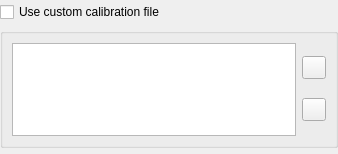
<?xml version="1.0" encoding="UTF-8"?>
<ui version="4.0">
 <class>CalibrationFileWidget</class>
 <widget class="QWidget" name="CalibrationFileWidget">
  <property name="geometry">
   <rect>
    <x>0</x>
    <y>0</y>
    <width>338</width>
    <height>154</height>
   </rect>
  </property>
  <layout class="QVBoxLayout" name="CalibrationLayout">
   <property name="leftMargin">
    <number>0</number>
   </property>
   <property name="topMargin">
    <number>2</number>
   </property>
   <property name="rightMargin">
    <number>0</number>
   </property>
   <property name="bottomMargin">
    <number>6</number>
   </property>
   <item>
    <widget class="QCheckBox" name="UseCustomCalibrationFile">
     <property name="text">
      <string>Use custom calibration file</string>
     </property>
    </widget>
   </item>
   <item>
    <widget class="QGroupBox" name="GroupBox">
     <property name="title">
      <string/>
     </property>
     <layout class="QHBoxLayout" name="horizontalLayout">
      <item>
       <widget class="QListWidget" name="CalibrationFileListWidget"/>
      </item>
      <item>
       <layout class="QVBoxLayout" name="ButtonLayout">
        <item>
         <widget class="QToolButton" name="AddButton">
          <property name="icon">
           <iconset theme="list-add"/>
          </property>
         </widget>
        </item>
        <item>
         <widget class="QToolButton" name="RemoveButton">
          <property name="icon">
           <iconset theme="list-remove"/>
          </property>
         </widget>
        </item>
       </layout>
      </item>
     </layout>
    </widget>
   </item>
  </layout>
 </widget>
 <resources/>
 <connections/>
</ui>
